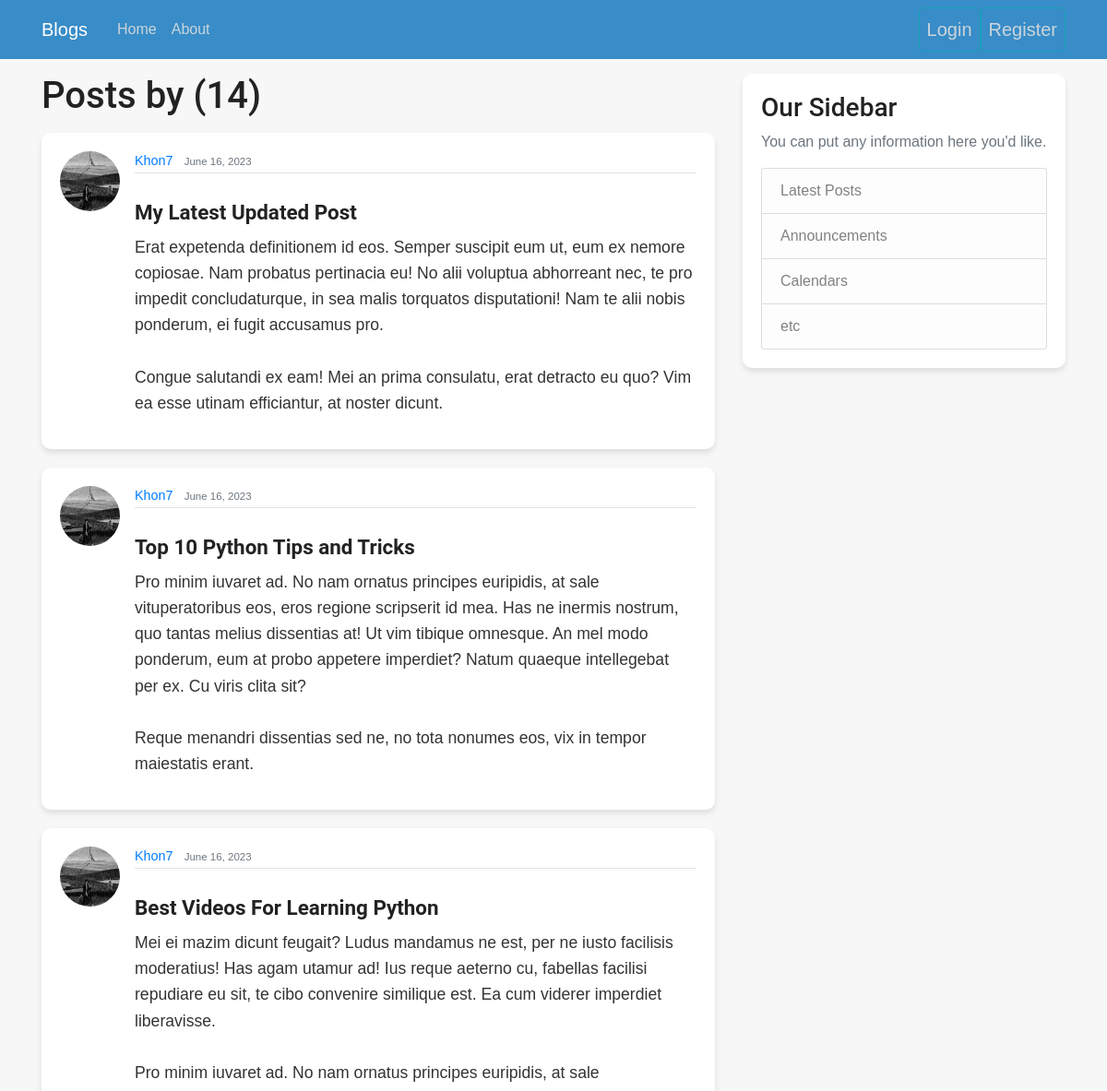
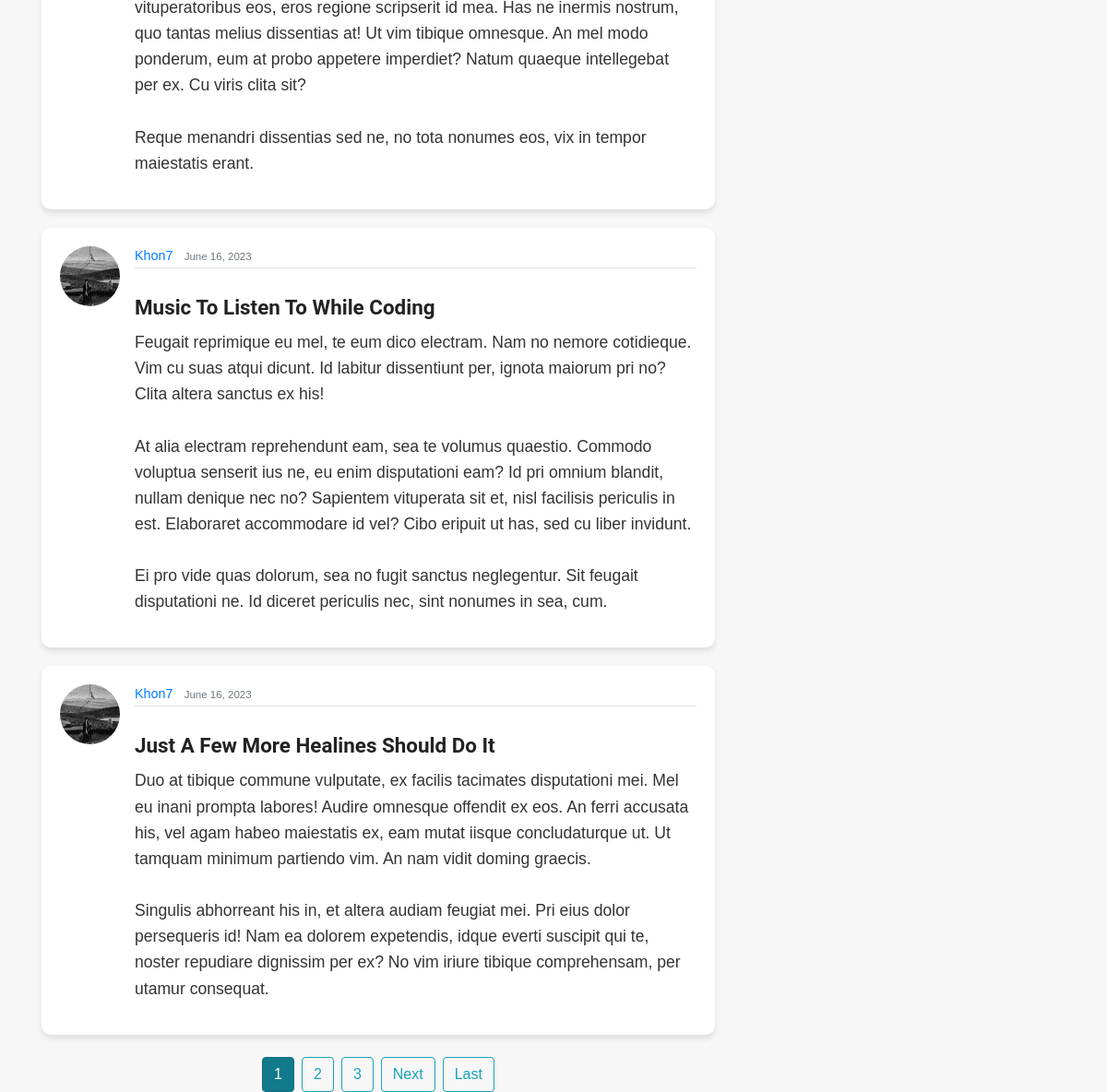
The app's page /user/Khon7 with its own data (2 pictures, top to bottom).
### blog/models.py (models this page shows, shortened)
class Post(models.Model):
    title = models.CharField(max_length=100)
    content = models.TextField()
    date_posted = models.DateTimeField(default=timezone.now)
    author = models.ForeignKey(User, on_delete=models.CASCADE)

### user/models.py (models this page shows, shortened)
class Profile(models.Model):
    user = models.OneToOneField(User, on_delete=models.CASCADE)
    image = models.ImageField(default='default.jpg', upload_to='profile_pics')

### blog/views.py (the view)
# urls.py: path('user/<str:username>', UserPostListView.as_view(), name='user-posts'),
class UserPostListView(ListView):
    model = Post
    template_name = 'blog/user_posts.html'
    context_object_name = 'posts'
    paginate_by = 5
    def get_queryset(self):
        user = get_object_or_404(User, username=self.kwargs.get('username'))
        return Post.objects.filter(author=user).order_by('-date_posted')

### blog/templates/blog/user_posts.html (shortened to what this page needs)
{% extends "blog/base.html" %}
{% block content %}
  <h1 class="mb-3">Posts by {{ views.kwargs.username }} ({{ page_obj.paginator.count }})</h1>
  {% for post in posts %}
    <article class="media content-section">
      <img class="rounded-circle article-img" src="{{ post.author.profile.image.url }}">
      <div class="media-body">
        <div class="article-metadata">
          <a class="mr-2" href="{% url 'user-posts' post.author.username %}">{{ post.author }}</a>
          <small class="text-muted">{{ post.date_posted | date:"F d, Y" }}</small>
        </div>
        <h2><a class="article-title" href="{% url 'post-detail' post.id %}">{{ post.title }}</a></h2>
        <p class="article-content">{{ post.content }}</p>
      </div>
    </article>
  {% endfor %}
  {% if is_paginated %}
    <div class="pagination justify-content-center mt-4">
      {% for num in page_obj.paginator.page_range %}
        {% if num == page_obj.number %}
          <a class="btn btn-info active mr-2" href="?page={{ num }}">{{ num }}</a>
        {% elif num > page_obj.number|add:'-3' and num < page_obj.number|add:'3' %}
          <a class="btn btn-outline-info mr-2" href="?page={{ num }}">{{ num }}</a>
        {% elif num == 1 or num == page_obj.paginator.num_pages %}
          <a class="btn btn-outline-info mr-2" href="?page={{ num }}">{{ num }}</a>
        {% elif num == page_obj.number|add:'-4' or num == page_obj.number|add:'4' %}
          <span class="ellipsis">...</span>
        {% endif %}
      {% endfor %}
      {% if page_obj.has_next %}
        <a class="btn btn-outline-info mr-2" href="?page={{ page_obj.next_page_number }}">Next</a>
        <a class="btn btn-outline-info" href="?page={{ page_obj.paginator.num_pages }}">Last</a>
      {% endif %}
    </div>
  {% endif %}
{% endblock content %}

### blog/templates/blog/base.html (shortened to what this page needs)
{% load static %}
<!DOCTYPE html>
<html>
<head>
  <link rel="stylesheet" href="https://cdn.jsdelivr.net/npm/bootstrap@4.0.0/dist/css/bootstrap.min.css">
  <link rel="stylesheet" type="text/css" href="{% static 'blog/main.css' %}">
</head>
<body>
  <header class="site-header">
    <nav class="navbar navbar-expand-md navbar-dark bg-steel fixed-top">
      <div class="container">
        <a class="navbar-brand mr-4" href="{% url 'blog-home' %}">Blogs</a>
        <div class="collapse navbar-collapse" id="navbarToggle">
          <div class="navbar-nav mr-auto">
            <a class="nav-item nav-link" href="{% url 'blog-home' %}">Home</a>
            <a class="nav-item nav-link" href="{% url 'blog-about' %}">About</a>
          </div>
          <div class="navbar-nav">
            {% if user.is_authenticated %}
              <a class="nav-item nav-link" href="{% url 'profile' %}">Profile</a>
              <a class="nav-item nav-link" href="{% url 'post-create' %}">New Post</a>
              <a class="nav-item nav-link" href="{% url 'logout' %}">Logout</a>
            {% else %}
              <a class="nav-item nav-link btn btn-outline-info btn-lg" href="{% url 'login' %}">Login</a>
              <a class="nav-item nav-link btn btn-outline-info btn-lg" href="{% url 'register' %}">Register</a>
            {% endif %}
          </div>
        </div>
      </div>
    </nav>
  </header>
  <main role="main" class="container">
    <div class="row">
      <div class="col-md-8">
        {% block content %}{% endblock %}
      </div>
      <div class="col-md-4">
        <div class="content-section">
          <h3>Our Sidebar</h3>
          <p class="text-muted">You can put any information here you'd like.</p>
          <ul class="list-group">
            <li class="list-group-item list-group-item-light">Latest Posts</li>
            <li class="list-group-item list-group-item-light">Announcements</li>
            <li class="list-group-item list-group-item-light">Calendars</li>
            <li class="list-group-item list-group-item-light">etc</li>
          </ul>
        </div>
      </div>
    </div>
  </main>
</body>
</html>

### blog/static/blog/main.css (style rules this page uses)
body { background: #f7f7f7; color: #333333; margin-top: 5rem; font-family: "Arial", sans-serif; }
h1, h2, h3, h4, h5, h6 { color: #222222; font-family: "Roboto", sans-serif; }
ul { margin: 0; padding: 0; list-style: none; }
.bg-steel { background-color: #388cc7; }
.site-header .navbar-nav .nav-link { color: #cbd5db; }
.content-section { background: #ffffff; padding: 20px; border: 1px solid #dddddd; border-radius: 5px; margin-bottom: 20px; box-shadow: 0 2px 4px rgba(0, 0, 0, 0.1); }
.article-title { color: #222222; font-weight: bold; font-size: 1.2rem; }
.article-content { white-space: pre-line; }
.article-img { height: 65px; width: 65px; margin-right: 16px; border-radius: 50%; }
.article-metadata { padding-bottom: 1px; margin-bottom: 10px; border-bottom: 1px solid #e3e3e3; font-size: 0.9rem; color: #777777; }
.site-header .navbar-nav { justify-content: flex-start; }
.site-header { background: linear-gradient(to right, #1abc9c, #16a085); }
.content-section { background: #ffffff; padding: 20px; border: none; border-radius: 10px; margin-bottom: 20px; box-shadow: 0 4px 6px rgba(0, 0, 0, 0.1); }
.article-title { color: #222222; font-weight: bold; font-size: 1.4rem; }
.article-content { font-size: 1.1rem; line-height: 1.6; }
.article-metadata { margin-bottom: 20px; }

### records on screen
Post: author.profile.image (picture), author "Khon7", date_posted "June 16, 2023", title "My Latest Updated Post", content "Erat expetenda definitionem id eos. Semper suscipit eum ut, eum ex nemore copiosae. Nam probatus pertinacia eu! No alii voluptua abhorreant nec, te pro impedit concludaturque, in sea malis torquatos disputationi! Nam te alii nobis ponderum, ei fugit accusamus pro. Congue salutandi ex eam! Mei an prima consulatu, erat detracto eu quo? Vim ea esse utinam efficiantur, at noster dicunt."
Post: author.profile.image (picture), author "Khon7", date_posted "June 16, 2023", title "Top 10 Python Tips and Tricks", content "Pro minim iuvaret ad. No nam ornatus principes euripidis, at sale vituperatoribus eos, eros regione scripserit id mea. Has ne inermis nostrum, quo tantas melius dissentias at! Ut vim tibique omnesque. An mel modo ponderum, eum at probo appetere imperdiet? Natum quaeque intellegebat per ex. Cu viris clita sit? Reque menandri dissentias sed ne, no tota nonumes eos, vix in tempor maiestatis erant."
Post: author.profile.image (picture), author "Khon7", date_posted "June 16, 2023", title "Best Videos For Learning Python", content "Mei ei mazim dicunt feugait? Ludus mandamus ne est, per ne iusto facilisis moderatius! Has agam utamur ad! Ius reque aeterno cu, fabellas facilisi repudiare eu sit, te cibo convenire similique est. Ea cum viderer imperdiet liberavisse. Pro minim iuvaret ad. No nam ornatus principes euripidis, at sale vituperatoribus eos, eros regione scripserit id mea. Has ne inermis nostrum, quo tantas melius dissentias at! Ut vim tibique omnesque. An mel modo ponderum, eum at probo appetere imperdiet? Natum quaeque intellegebat per ex. Cu viris clita sit? Reque menandri dissentias sed ne, no tota nonumes eos, vix in tempor maiestatis erant."
Post: author.profile.image (picture), author "Khon7", date_posted "June 16, 2023", title "Music To Listen To While Coding", content "Feugait reprimique eu mel, te eum dico electram. Nam no nemore cotidieque. Vim cu suas atqui dicunt. Id labitur dissentiunt per, ignota maiorum pri no? Clita altera sanctus ex his! At alia electram reprehendunt eam, sea te volumus quaestio. Commodo voluptua senserit ius ne, eu enim disputationi eam? Id pri omnium blandit, nullam denique nec no? Sapientem vituperata sit et, nisl facilisis periculis in est. Elaboraret accommodare id vel? Cibo eripuit ut has, sed cu liber invidunt. Ei pro vide quas dolorum, sea no fugit sanctus neglegentur. Sit feugait disputationi ne. Id diceret periculis nec, sint nonumes in sea, cum."
Post: author.profile.image (picture), author "Khon7", date_posted "June 16, 2023", title "Just A Few More Healines Should Do It", content "Duo at tibique commune vulputate, ex facilis tacimates disputationi mei. Mel eu inani prompta labores! Audire omnesque offendit ex eos. An ferri accusata his, vel agam habeo maiestatis ex, eam mutat iisque concludaturque ut. Ut tamquam minimum partiendo vim. An nam vidit doming graecis. Singulis abhorreant his in, et altera audiam feugiat mei. Pri eius dolor persequeris id! Nam ea dolorem expetendis, idque everti suscipit qui te, noster repudiare dignissim per ex? No vim iriure tibique comprehensam, per utamur consequat."

### other values on screen
{{ page_obj.paginator.count }} "14"
{{ num }} "1"
{{ num }} "2" "3"
